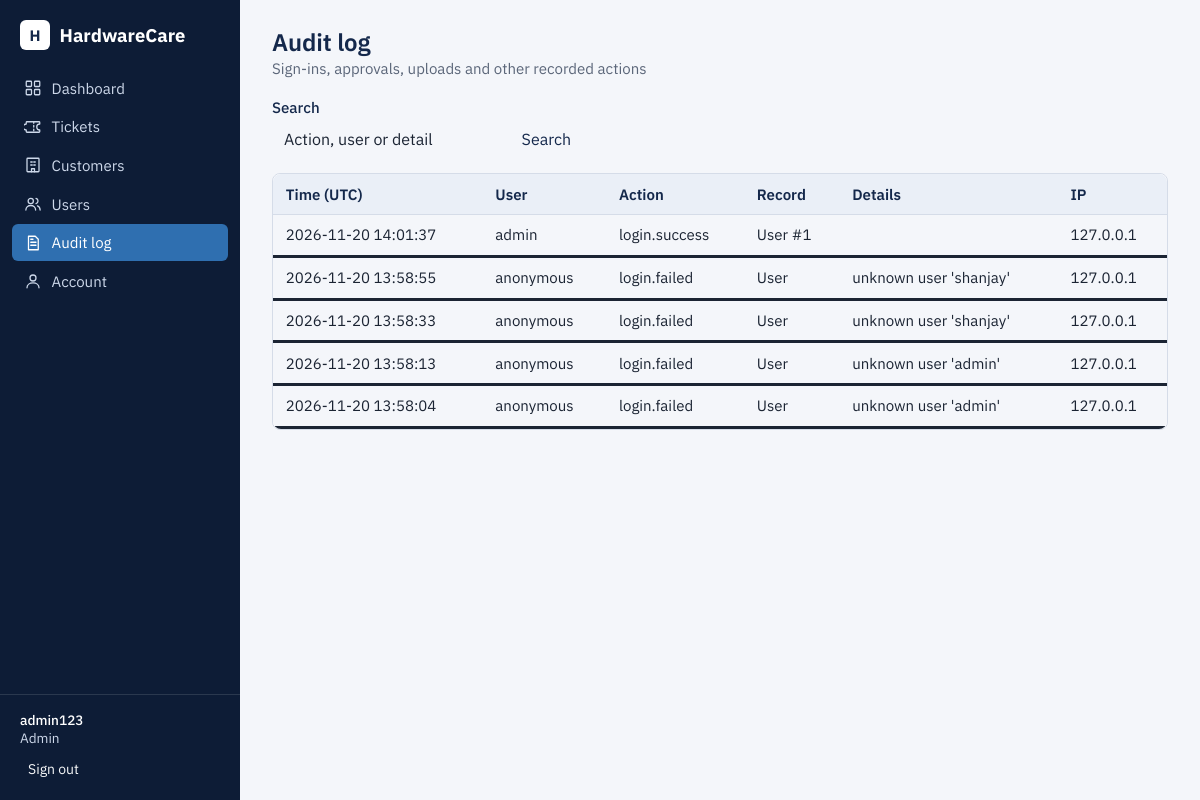
The app's page /audit (signed in) with its own data.
### app/models.py (models this page shows, shortened)
class TimestampMixin:
    created_at = db.Column(db.DateTime, nullable=False, default=utcnow)
    updated_at = db.Column(db.DateTime, nullable=False, default=utcnow, onupdate=utcnow)

class User(UserMixin, TimestampMixin, db.Model):
    __tablename__ = "users"
    id = db.Column(db.Integer, primary_key=True)
    username = db.Column(db.String(64), nullable=False, unique=True, index=True)
    full_name = db.Column(db.String(120), nullable=False)
    email = db.Column(db.String(254), nullable=False, unique=True, index=True)
    password_hash = db.Column(db.String(256), nullable=False)
    role = db.Column(db.String(20), nullable=False, index=True)
    active = db.Column(db.Boolean, nullable=False, default=True)
    customer_id = db.Column(db.Integer, db.ForeignKey("customers.id"), nullable=True, index=True)
    failed_attempts = db.Column(db.Integer, nullable=False, default=0)
    locked_until = db.Column(db.DateTime, nullable=True)
    last_login = db.Column(db.DateTime, nullable=True)
    customer = db.relationship("Customer", back_populates="users")
    @property
    def is_active(self):  # Flask-Login hook
        return bool(self.active)

class AuditLog(db.Model):
    __tablename__ = "audit_logs"
    id = db.Column(db.Integer, primary_key=True)
    user_id = db.Column(db.Integer, db.ForeignKey("users.id"), nullable=True, index=True)
    username = db.Column(db.String(64), nullable=False, default="anonymous")
    action = db.Column(db.String(60), nullable=False, index=True)
    entity_type = db.Column(db.String(40), nullable=False, default="")
    entity_id = db.Column(db.Integer, nullable=True)
    details = db.Column(db.String(500), nullable=False, default="")
    ip_address = db.Column(db.String(64), nullable=False, default="")
    created_at = db.Column(db.DateTime, nullable=False, default=utcnow, index=True)
    user = db.relationship("User")

### app/routes.py (the view)
@bp.route("/audit")
@roles_required(Role.ADMIN)
def audit_log():
    q = request.args.get("q", "").strip()
    query = AuditLog.query
    if q:
        like = f"%{q}%"
        query = query.filter(db.or_(AuditLog.action.ilike(like), AuditLog.username.ilike(like), AuditLog.details.ilike(like)))
    page = query.order_by(AuditLog.id.desc()).paginate(page=request.args.get("page", 1, type=int),
                                                       per_page=30, error_out=False)
    return render_template("audit.html", page=page, q=q)

### app/models.py (called while the page is built)
@login_manager.user_loader
def load_user(user_id):
    try:
        return db.session.get(User, int(user_id))
    except (TypeError, ValueError):
        return None

### app/permissions.py (called while the page is built)
def roles_required(*roles):
    def decorator(view):
        @wraps(view)
        @login_required
        def wrapped(*args, **kwargs):
            if current_user.role not in roles:
                abort(403)
            return view(*args, **kwargs)
        return wrapped
    return decorator

### app/templates/audit.html (shortened to what this page needs)
{% extends 'base.html' %}
{% from '_macros.html' import pager, empty %}
{% block content %}
<div class="page-head"><div><h1>Audit log</h1><div class="sub">Sign-ins, approvals, uploads and other recorded actions</div></div></div>
<form class="filters" method="get"><div><label class="form-label" for="q">Search</label><input class="form-control" id="q" name="q" value="{{ q }}" placeholder="Action, user or detail"></div><button class="btn btn-outline-primary" type="submit">Search</button></form>
<div class="panel">
{% if page.items %}
<div class="table-responsive"><table class="table mb-0 table-sm align-middle">
  <thead><tr><th>Time (UTC)</th><th>User</th><th>Action</th><th>Record</th><th>Details</th><th>IP</th></tr></thead><tbody>
  {% for a in page.items %}<tr><td class="text-nowrap">{{ a.created_at|dt('%Y-%m-%d %H:%M:%S') }}</td><td>{{ a.username }}</td><td>{{ a.action }}</td><td>{{ a.entity_type }}{{ ' #' ~ a.entity_id if a.entity_id }}</td><td>{{ a.details }}</td><td>{{ a.ip_address }}</td></tr>{% endfor %}
</tbody></table></div>
{% else %}{{ empty('Nothing recorded', 'Actions will be listed here as people use the system.') }}{% endif %}
</div>
{% endblock %}

### app/templates/base.html (shortened to what this page needs)
{% from '_macros.html' import icon %}
<!doctype html>
<html lang="en">
<head>
  <link rel="stylesheet" href="{{ url_for('static', filename='vendor/bootstrap.min.css') }}">
  <link rel="stylesheet" href="{{ url_for('static', filename='css/app.css') }}">
</head>
<body>
{% if current_user.is_authenticated %}
<div class="shell">
  <aside class="sidebar" id="sidebar" aria-label="Main navigation">
    <a class="brand" href="{{ url_for('main.dashboard') }}"><span class="brand-mark">H</span>HardwareCare</a>
    <nav class="nav-group">
      {% set ep = request.endpoint or '' %}
      <a href="{{ url_for('main.dashboard') }}" class="{{ 'active' if ep == 'main.dashboard' }}">{{ icon('grid') }}Dashboard</a>
      <a href="{{ url_for('main.tickets') }}" class="{{ 'active' if ep in ('main.tickets', 'main.ticket_detail', 'main.problem_detail', 'main.ticket_new') }}">{{ icon('ticket') }}{{ 'My tickets' if current_user.role in (Role.CUSTOMER, Role.ENGINEER) else 'Tickets' }}</a>
      {% if current_user.role in (Role.ADMIN, Role.SUPPORT) %}
      <a href="{{ url_for('main.customers') }}" class="{{ 'active' if ep.startswith('main.customer') }}">{{ icon('building') }}Customers</a>
      {% endif %}
      {% if current_user.role == Role.ADMIN %}
      <a href="{{ url_for('main.users') }}" class="{{ 'active' if ep.startswith('main.user') }}">{{ icon('users') }}Users</a>
      <a href="{{ url_for('main.audit_log') }}" class="{{ 'active' if ep == 'main.audit_log' }}">{{ icon('log') }}Audit log</a>
      {% endif %}
      <a href="{{ url_for('auth.profile') }}" class="{{ 'active' if ep == 'auth.profile' }}">{{ icon('user') }}Account</a>
    </nav>
    <div class="side-foot">
      <div class="who">{{ current_user.full_name }}</div>
      <div class="mb-2">{{ current_user.role|label }}</div>
      <form method="post" action="{{ url_for('auth.logout') }}">
        <button class="btn btn-sm btn-outline-light" type="submit">Sign out</button>
      </form>
    </div>
  </aside>
  <div class="content">
    <main class="main">
      {% block content %}{% endblock %}
    </main>
  </div>
</div>
{% else %}
  {% block public %}{% endblock %}
{% endif %}
</body>
</html>

### app/templates/_macros.html (shortened to what this page needs)
{% macro icon(name) %}
<svg viewBox="0 0 24 24" aria-hidden="true">
{% if name == 'grid' %}<rect x="3" y="3" width="7" height="7" rx="1"/><rect x="14" y="3" width="7" height="7" rx="1"/><rect x="3" y="14" width="7" height="7" rx="1"/><rect x="14" y="14" width="7" height="7" rx="1"/>
{% elif name == 'ticket' %}<path d="M3 8a2 2 0 0 0 0 8v2a1 1 0 0 0 1 1h16a1 1 0 0 0 1-1v-2a2 2 0 0 1 0-8V6a1 1 0 0 0-1-1H4a1 1 0 0 0-1 1z"/><path d="M13 5v14" stroke-dasharray="2 3"/>
{% elif name == 'building' %}<rect x="4" y="3" width="16" height="18" rx="1"/><path d="M9 8h2M13 8h2M9 12h2M13 12h2M10 21v-4h4v4"/>
{% elif name == 'users' %}<circle cx="9" cy="8" r="3.5"/><path d="M2.5 20c0-3.6 2.9-6 6.5-6s6.5 2.4 6.5 6"/><path d="M16 4.6a3.5 3.5 0 0 1 0 6.8M18 14.4c2 .8 3.5 2.6 3.5 5.6"/>
{% elif name == 'log' %}<path d="M6 3h9l4 4v14H6z"/><path d="M9 11h7M9 15h7M9 7h3"/>
{% elif name == 'check' %}<circle cx="12" cy="12" r="9"/><path d="m8 12.5 3 3 5-6"/>
{% elif name == 'user' %}<circle cx="12" cy="8" r="4"/><path d="M4 21c0-4 3.6-6.5 8-6.5s8 2.5 8 6.5"/>
{% endif %}</svg>
{% endmacro %}

### app/static/css/app.css (style rules this page uses)
:root { --navy:#14284b; --navy-deep:#0d1c36; --steel:#2f6fb0; --steel-soft:#dce8f5; --paper:#f4f6fa; --card:#fff; --ink:#1b2433; --muted:#5b6679; --rule:#d5dce8; --ok:#1f7a4d; --warn:#b26a00; --bad:#b3261e; --bs-body-font-family:"IBM Plex Sans",system-ui,-apple-system,"Segoe UI",sans-serif; --bs-body-color:var(--ink); --bs-body-bg:var(--paper); --bs-primary:#2f6fb0; --bs-primary-rgb:47,111,176; --bs-link-color:#245a93; --bs-link-hover-color:#14284b; }
body { font-feature-settings:"tnum" 1;font-size:.94rem }
h1,h2,h3,h4,h5 { color:var(--navy);font-weight:600;letter-spacing:-.005em }
.btn-outline-primary { --bs-btn-color:var(--navy);--bs-btn-border-color:var(--navy);--bs-btn-hover-bg:var(--navy);--bs-btn-hover-border-color:var(--navy);--bs-btn-active-bg:var(--navy) }
.shell { display:flex;min-height:100vh }
.sidebar { width:240px;flex:0 0 240px;background:var(--navy-deep);color:#cdd8ea;display:flex;flex-direction:column;position:sticky;top:0;height:100vh }
.brand { padding:1.25rem 1.25rem 1rem;color:#fff;font-weight:700;font-size:1.15rem;display:flex;align-items:center;gap:.6rem;text-decoration:none }
.brand-mark { width:30px;height:30px;border-radius:6px;background:#fff;color:var(--navy);display:grid;place-items:center;font-weight:700;font-size:.95rem }
.nav-group { padding:.25rem .75rem;display:flex;flex-direction:column;gap:2px }
.nav-group a { color:#cdd8ea;text-decoration:none;padding:.55rem .75rem;border-radius:6px;display:flex;align-items:center;gap:.6rem }
.nav-group a.active { background:var(--steel);color:#fff }
.nav-group svg { width:18px;height:18px;flex:0 0 18px;stroke:currentColor;fill:none;stroke-width:1.7;stroke-linecap:round;stroke-linejoin:round }
.side-foot { margin-top:auto;padding:1rem 1.25rem;border-top:1px solid rgba(255,255,255,.12);font-size:.85rem }
.side-foot .who { color:#fff;font-weight:500 }
.content { flex:1;min-width:0 }
.main { padding:1.75rem 2rem 3rem;max-width:1280px }
.page-head { display:flex;flex-wrap:wrap;gap:1rem;justify-content:space-between;align-items:flex-start;margin-bottom:1.25rem }
.page-head h1 { font-size:1.5rem;margin:0 }
.page-head .sub { color:var(--muted);margin-top:.15rem }
.panel { background:var(--card);border:1px solid var(--rule);border-radius:8px }
.table>:not(caption)>*>* { padding:.65rem .8rem }
.table thead th { background:#eaeff7;color:var(--navy);font-weight:600;border-bottom:1px solid var(--rule);white-space:nowrap }
.table-responsive { border-radius:8px }
.form-label { font-weight:500;color:var(--navy);margin-bottom:.25rem }
.form-control,.form-select { border-color:#bfc9da }
.filters { display:flex;flex-wrap:wrap;gap:.6rem;align-items:end;margin-bottom:1rem }
.filters .form-control,.filters .form-select { min-width:150px }

### records on screen
User: role "Tickets", full_name "admin123", role|label "Admin"
AuditLog: created_at|dt "2026-11-20 14:01:37", username "admin", action "login.success", entity_type "User", entity "#1", ip_address "127.0.0.1"
AuditLog: created_at|dt "2026-11-20 13:58:55", username "anonymous", action "login.failed", entity_type "User", details "unknown user 'shanjay'", ip_address "127.0.0.1"
AuditLog: created_at|dt "2026-11-20 13:58:33", username "anonymous", action "login.failed", entity_type "User", details "unknown user 'shanjay'", ip_address "127.0.0.1"
AuditLog: created_at|dt "2026-11-20 13:58:13", username "anonymous", action "login.failed", entity_type "User", details "unknown user 'admin'", ip_address "127.0.0.1"
AuditLog: created_at|dt "2026-11-20 13:58:04", username "anonymous", action "login.failed", entity_type "User", details "unknown user 'admin'", ip_address "127.0.0.1"
